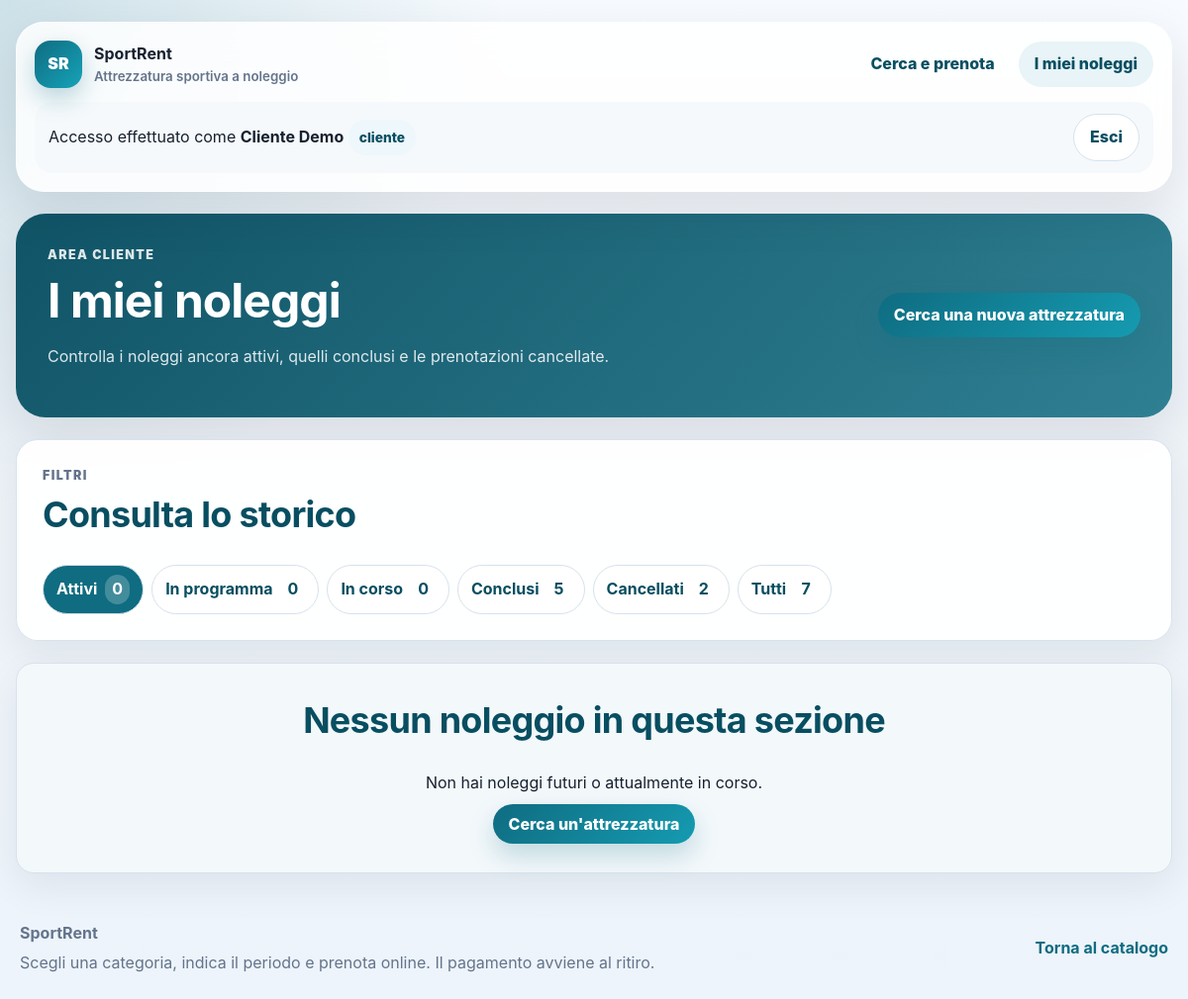
/prenotazioni/ (signed in), run on an earlier commit of the app's database.
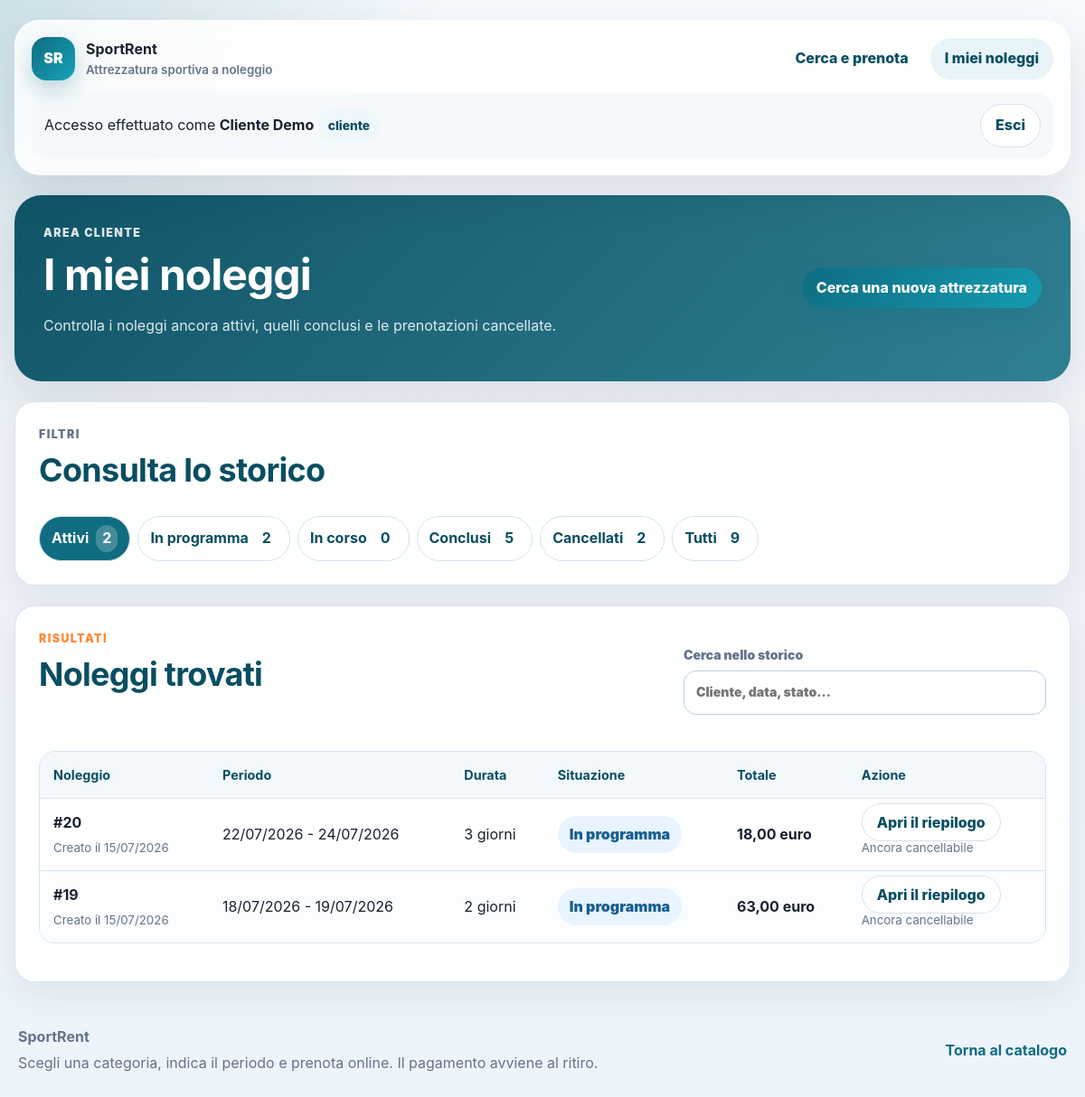
And on a later commit of the database.
### rentals/models.py (models this page shows, shortened)
class Reservation(models.Model):
    class Status(models.TextChoices):
        CONFIRMED = "confirmed", "Confermata"
        CANCELLED = "cancelled", "Cancellata"
    user = models.ForeignKey(
        settings.AUTH_USER_MODEL,
        on_delete=models.PROTECT,
        related_name="reservations",
        verbose_name="cliente",
    )
    start_date = models.DateField("data di inizio")
    end_date = models.DateField("data di fine")
    status = models.CharField(
        "stato",
        max_length=20,
        choices=Status.choices,
        default=Status.CONFIRMED,
    )
    created_at = models.DateTimeField("creata il", auto_now_add=True)
    cancelled_at = models.DateTimeField(
        "cancellata il",
        blank=True,
        null=True,
    )
    class Meta:
        verbose_name = "prenotazione"
        verbose_name_plural = "prenotazioni"
        ordering = ["-created_at"]
    @property
    def giorni_noleggio(self):
        if not self.start_date or not self.end_date:
            return 0
        return (self.end_date - self.start_date).days + 1
    @property
    def prezzo_totale(self):
        return sum(
            (item.subtotale for item in self.items.all()),
            Decimal("0.00"),
        )
    @property
    def puo_essere_cancellata(self):
        return (
            self.status == self.Status.CONFIRMED
            and self.start_date > timezone.localdate()
        )
    @property
    def fase_noleggio(self):
        if self.status == self.Status.CANCELLED:
            return "cancelled"
        today = timezone.localdate()
        if self.start_date > today:
            return "upcoming"
        if self.end_date < today:
            return "completed"
        return "in_progress"
    @property
    def etichetta_fase_noleggio(self):
        labels = {
            "upcoming": "In programma",
            "in_progress": "In corso",
            "completed": "Concluso",
            "cancelled": "Cancellato",
        }
        return labels[self.fase_noleggio]

class ReservationItem(models.Model):
    reservation = models.ForeignKey(
        Reservation,
        on_delete=models.CASCADE,
        related_name="items",
        verbose_name="prenotazione",
    )
    equipment = models.ForeignKey(
        Equipment,
        on_delete=models.PROTECT,
        related_name="reservation_items",
        verbose_name="attrezzatura",
    )
    quantity = models.PositiveIntegerField(
        "quantità",
        validators=[MinValueValidator(1)],
    )
    daily_price = models.DecimalField(
        "prezzo giornaliero applicato",
        max_digits=8,
        decimal_places=2,
    )
    class Meta:
        verbose_name = "riga prenotazione"
        verbose_name_plural = "righe prenotazione"
        constraints = [
            models.UniqueConstraint(
                fields=["reservation", "equipment"],
                name="unique_equipment_per_reservation",
            )
        ]
    @property
    def subtotale(self):
        return self.daily_price * self.quantity * self.reservation.giorni_noleggio

### rentals/views.py (the view)
@login_required
def storico_prenotazioni(request):
    reservations = (
        request.user.reservations.prefetch_related("items__equipment")
        .all()
    )
    filtro_scelto = request.GET.get("filter", "active")
    today = timezone.localdate()
    filtri = _filtri_fase_prenotazioni(today)
    if filtro_scelto not in filtri:
        filtro_scelto = "active"
    reservations = reservations.filter(filtri[filtro_scelto])
    tutte_prenotazioni = request.user.reservations.all()
    conteggi = {
        key: tutte_prenotazioni.filter(query).count()
        for key, query in filtri.items()
    }
    return render(
        request,
        "rentals/reservation_history.html",
        {
            "reservations": reservations,
            "filtro_scelto": filtro_scelto,
            "conteggi": conteggi,
        },
    )

### rentals/views.py (called while the page is built)
def _filtri_fase_prenotazioni(today):
    return {
        "active": Q(
            status=Reservation.Status.CONFIRMED,
            end_date__gte=today,
        ),
        "upcoming": Q(
            status=Reservation.Status.CONFIRMED,
            start_date__gt=today,
        ),
        "in_progress": Q(
            status=Reservation.Status.CONFIRMED,
            start_date__lte=today,
            end_date__gte=today,
        ),
        "completed": Q(
            status=Reservation.Status.CONFIRMED,
            end_date__lt=today,
        ),
        "cancelled": Q(status=Reservation.Status.CANCELLED),
        "all": Q(),
    }

### templates/rentals/reservation_history.html (shortened to what the changed rows need)
{% extends "base.html" %}
{% block content %}
<section class="page-hero" aria-labelledby="history-title">
    <div>
        <h1 id="history-title">I miei noleggi</h1>
    </div>
</section>
<section class="section-card">
    <div class="section-heading section-heading--row">
        <div>
            <h2>Consulta lo storico</h2>
        </div>
    </div>
    <nav class="filter-pills" aria-label="Filtri noleggi">
        <a class="{% if filtro_scelto == 'active' %}is-active{% endif %}" href="?filter=active">Attivi <span>{{ conteggi.active }}</span></a>
        <a class="{% if filtro_scelto == 'upcoming' %}is-active{% endif %}" href="?filter=upcoming">In programma <span>{{ conteggi.upcoming }}</span></a>
        <a class="{% if filtro_scelto == 'all' %}is-active{% endif %}" href="?filter=all">Tutti <span>{{ conteggi.all }}</span></a>
    </nav>
</section>
{% if reservations %}
    <section class="section-card">
        <div class="toolbar">
            <div>
                <p class="eyebrow">Risultati</p>
                <h2>Noleggi trovati</h2>
            </div>
            <label class="table-search">
                Cerca nello storico
                <input type="search" data-table-search="customer-reservations" placeholder="Cliente, data, stato...">
            </label>
        </div>
        <div class="table-wrap">
            <table class="manager-table" id="customer-reservations" data-searchable-table>
                <thead>
                    <tr>
                        <th scope="col">Noleggio</th>
                        <th scope="col">Periodo</th>
                        <th scope="col">Durata</th>
                        <th scope="col">Situazione</th>
                        <th scope="col">Totale</th>
                        <th scope="col">Azione</th>
                    </tr>
                </thead>
                <tbody>
                    {% for reservation in reservations %}
                        <tr>
                            <td>
                                <strong>#{{ reservation.pk }}</strong>
                                <small>Creato il {{ reservation.created_at|date:"d/m/Y" }}</small>
                            </td>
                            <td>
                                {{ reservation.start_date|date:"d/m/Y" }} -
                                {{ reservation.end_date|date:"d/m/Y" }}
                            </td>
                            <td>{{ reservation.giorni_noleggio }} giorni</td>
                            <td>
                                <span class="status-badge status-badge--{{ reservation.fase_noleggio }}">
                                    {{ reservation.etichetta_fase_noleggio }}
                                </span>
                            </td>
                            <td><strong>{{ reservation.prezzo_totale }} euro</strong></td>
                            <td>
                                <a class="button button--light" href="{% url 'reservation_detail' reservation.pk %}">
                                    Apri il riepilogo
                                </a>
                                {% if reservation.puo_essere_cancellata %}
                                    <small class="table-note">Ancora cancellabile</small>
                                {% endif %}
                            </td>
                        </tr>
                    {% endfor %}
                </tbody>
            </table>
        </div>
    </section>
{% else %}
    <section class="section-card empty-state">
        <h2>Nessun noleggio in questa sezione</h2>
        {% if filtro_scelto == "active" %}
            <p>Non hai noleggi futuri o attualmente in corso.</p>
            <a class="button" href="{% url 'equipment_list' %}">Cerca un'attrezzatura</a>
        {% else %}
            <p>Scegli un altro filtro per consultare lo storico completo.</p>
        {% endif %}
    </section>
{% endif %}
{% endblock %}

What changed in the data, as far as the page shows it:
added Reservation: pk "20", created_at "15/07/2026", start_date "22/07/2026", end_date "24/07/2026", giorni_noleggio "3", etichetta_fase_noleggio "In programma", prezzo_totale "18,00", shows "Ancora cancellabile"
added Reservation: pk "19", created_at "15/07/2026", start_date "18/07/2026", end_date "19/07/2026", giorni_noleggio "2", etichetta_fase_noleggio "In programma", prezzo_totale "63,00", shows "Ancora cancellabile"
Also different on the page:
{{ conteggi.active }}: "0" → "2"
{{ conteggi.upcoming }}: "0" → "2"
{{ conteggi.all }}: "7" → "9"
text no longer shown: "Nessun noleggio in questa sezione Non hai noleggi futuri o attualmente in corso. Cerca un'attrezzatura"
text now shown: "RISULTATI Noleggi trovati Cerca nello storico Noleggio Periodo Durata Situazione Totale Azione"
